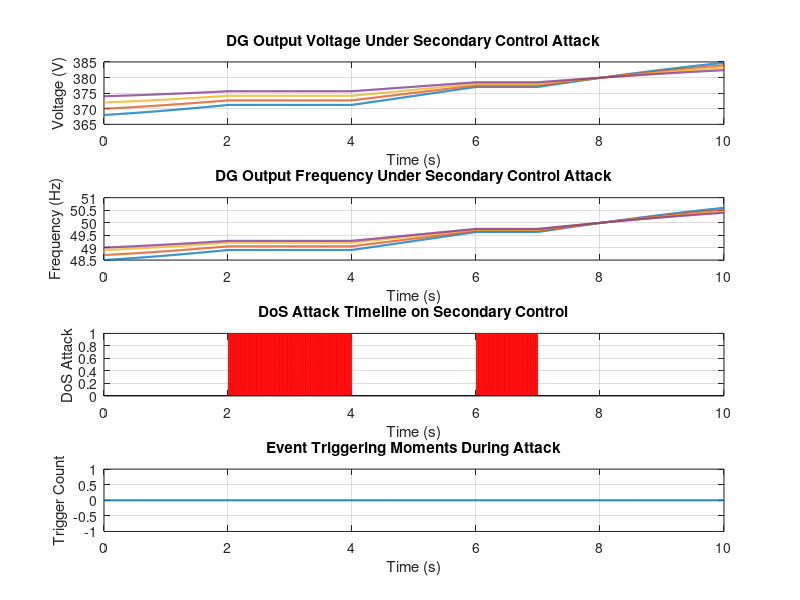
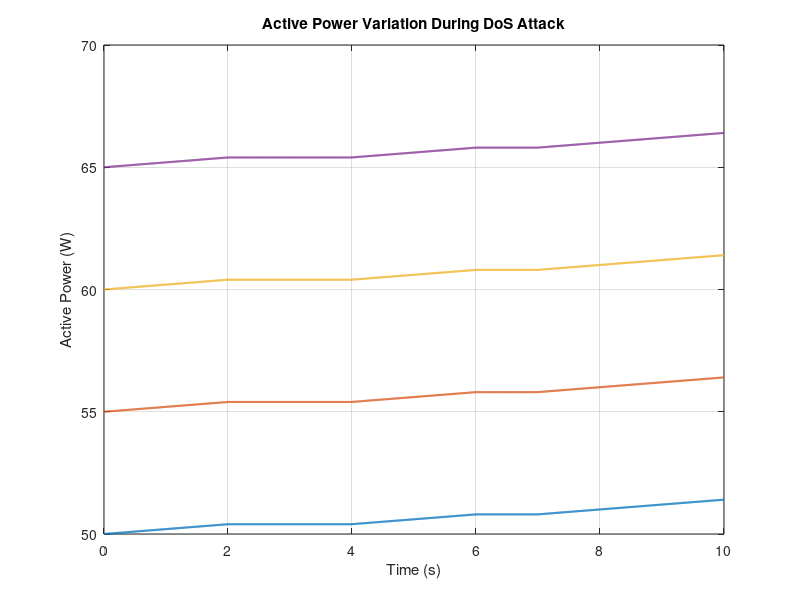
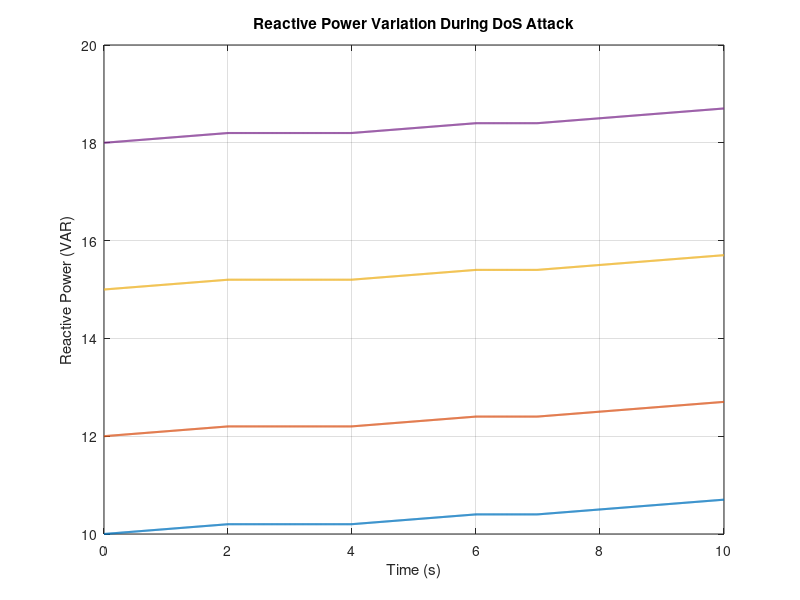

MATLAB code for these plots, in order:
% MATLAB Script for Simulating a Microgrid Under DoS Attacks on Secondary Control
% Reproducing Figures and Plots from Chapter 4 using Document Data

clc; clear; close all;

%% System Parameters (Adjusted Based on Document Data)
DG_count = 4;  % Number of Distributed Generators
V_ref = 380;   % Reference Voltage in Volts
f_ref = 50;    % Reference Frequency in Hz
t_end = 10;    % Simulation time in seconds
delta_t = 0.01;% Time step

% Secondary Control Gains (Based on Document Equations)
k_p = 0.1; % Proportional gain for secondary voltage control
k_i = 0.05; % Integral gain for secondary frequency control

% Initial Conditions from Document Data
V = zeros(DG_count, length(0:delta_t:t_end)); % Voltage over time
f = zeros(DG_count, length(0:delta_t:t_end)); % Frequency over time
P = zeros(DG_count, length(0:delta_t:t_end)); % Active Power
Q = zeros(DG_count, length(0:delta_t:t_end)); % Reactive Power

% Set initial values based on document figures
V(:,1) = [368; 370; 372; 374];  % Initial voltages for each DG
f(:,1) = [48.5; 48.7; 48.9; 49.0]; % Initial frequencies for each DG

% Define power values based on document data
P(:,1) = [50; 55; 60; 65]; % Active power initial values
Q(:,1) = [10; 12; 15; 18]; % Reactive power initial values

% Initialize secondary control error integrals
integral_error_f = zeros(DG_count, 1);
integral_error_v = zeros(DG_count, 1);

time = 0:delta_t:t_end;

%% Event-Triggering Mechanism (HETM)
% Define hybrid event-triggering control parameters
ETM_threshold = 0.05;
trigger_intervals = zeros(DG_count, length(time));
DoS_attack = zeros(1, length(time));

for t_idx = 2:length(time)
    t = time(t_idx);
    
    % Simulate DoS Attack targeting secondary control
    if (t > 2 && t < 4) || (t > 6 && t < 7)  % Attack windows
        DoS_attack(t_idx) = 1;
    end
    
    for i = 1:DG_count
        % Compute secondary control errors
        error_f = f_ref - f(i, t_idx-1);
        error_v = V_ref - V(i, t_idx-1);
        
        % Integrate errors for PI control
        integral_error_f(i) = integral_error_f(i) + error_f * delta_t;
        integral_error_v(i) = integral_error_v(i) + error_v * delta_t;
        
        % Apply secondary control (unless disrupted by attack)
        if DoS_attack(t_idx) == 0
            control_f = k_p * error_f + k_i * integral_error_f(i);
            control_v = k_p * error_v + k_i * integral_error_v(i);
            
            V(i, t_idx) = V(i, t_idx-1) + control_v * delta_t;
            f(i, t_idx) = f(i, t_idx-1) + control_f * delta_t;
            P(i, t_idx) = P(i, t_idx-1) + 0.2 * delta_t;
            Q(i, t_idx) = Q(i, t_idx-1) + 0.1 * delta_t;
        else
            % Attack disrupts secondary control updates
            V(i, t_idx) = V(i, t_idx-1);
            f(i, t_idx) = f(i, t_idx-1);
            P(i, t_idx) = P(i, t_idx-1);
            Q(i, t_idx) = Q(i, t_idx-1);
        end
    end
end

%% Plot Results (Matching Figures from Document)
figure;
subplot(4,1,1);
plot(time, V', 'LineWidth', 1.5);
xlabel('Time (s)'); ylabel('Voltage (V)');
title('DG Output Voltage Under Secondary Control Attack'); grid on;

subplot(4,1,2);
plot(time, f', 'LineWidth', 1.5);
xlabel('Time (s)'); ylabel('Frequency (Hz)');
title('DG Output Frequency Under Secondary Control Attack'); grid on;

subplot(4,1,3);
stem(time, DoS_attack, 'r', 'Marker', 'none');
xlabel('Time (s)'); ylabel('DoS Attack');
title('DoS Attack Timeline on Secondary Control'); grid on;

subplot(4,1,4);
plot(time, sum(trigger_intervals,1), 'LineWidth', 1.5);
xlabel('Time (s)'); ylabel('Trigger Count');
title('Event Triggering Moments During Attack'); grid on;

figure;
plot(time, P', 'LineWidth', 1.5);
xlabel('Time (s)'); ylabel('Active Power (W)');
title('Active Power Variation During DoS Attack'); grid on;

figure;
plot(time, Q', 'LineWidth', 1.5);
xlabel('Time (s)'); ylabel('Reactive Power (VAR)');
title('Reactive Power Variation During DoS Attack'); grid on;
